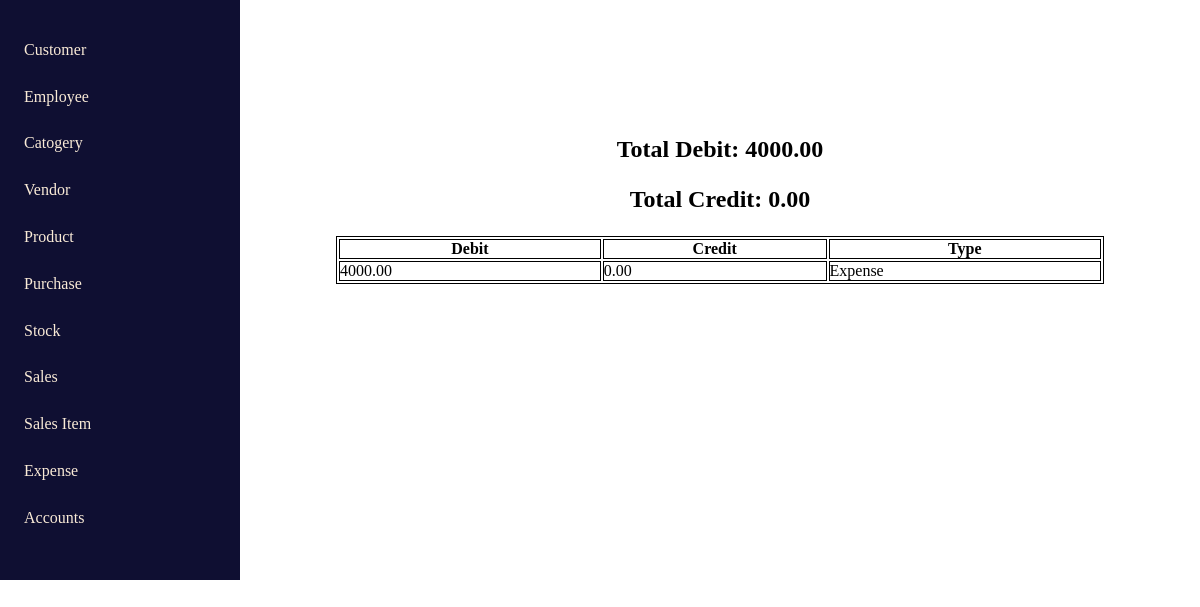
Screenshot of /accounts with the database file from the repository.
### home/models.py (models this page shows, shortened)
class accountData(models.Model):
    date = models.DateField(auto_now_add=True)
    debit = models.DecimalField(max_digits=10, decimal_places=2, default=0)
    credit = models.DecimalField(max_digits=10, decimal_places=2, default=0)
    type = models.CharField(max_length=200, default="Cash")

### home/views.py (the view)
# urls.py: path('accounts', accounts, name='accounts'),
def accounts(request):
    transactions = Transaction.objects.all()
    account_data = accountData.objects.all()
    total_debit = sum(transaction.debit for transaction in transactions) + sum(data.debit for data in account_data)
    total_credit = sum(transaction.credit for transaction in transactions) + sum(data.credit for data in account_data)
    return render(request, 'accounts.html', {'transactions': transactions, 'account_data': account_data, 'total_debit': total_debit, 'total_credit': total_credit})

### templates/accounts.html (shortened to what this page needs)
{% extends "index.html" %}
{% block accounts_content %}
<div class="table_container">
    <div class="table_container2">
        <h2>Total Debit: {{total_debit}}</h2>
    </div>
    <div class="table_container3">
        <h2>Total Credit: {{total_credit}}</h2>
    </div>
<div class="table_container1">
    <table>
        <tbody>
            <th>Debit</th>
            <th>Credit</th>
            <th>Type</th>
        </tbody>
        <tbody>
            {% for data in account_data %}
            <tr>
                <td>{{data.debit}}</td>
                <td>{{data.credit}}</td>
                <td>{{data.type}}</td>
            </tr>
            {% endfor %}
        </tbody>
    </table>
</div>
</div>
{% endblock accounts_content %}

### templates/index.html (style rules this page uses)
* { margin: 0%; padding: 0%; }

### templates/accounts.html (style rules this page uses)
* { color: black; }
table { border: 1px solid black; width: 80%; height: auto; }
.table_container1 { width: 80%; display: flex; padding: 3% 0%; justify-content: center; position: absolute; top: 200px; right: 0px; }
.table_container2 { width: 80%; display: flex; padding: 3% 0%; justify-content: center; position: absolute; top: 100px; right: 0px; }
.table_container3 { width: 80%; display: flex; padding: 3% 0%; justify-content: center; position: absolute; top: 150px; right: 0px; }
th,td { border: 1px solid black; }

### rows the page displays
accountData: debit "4000.00", credit "0.00", type "Expense"

### other values shown
{{ total_debit }} "4000.00"
{{ total_credit }} "0.00"
